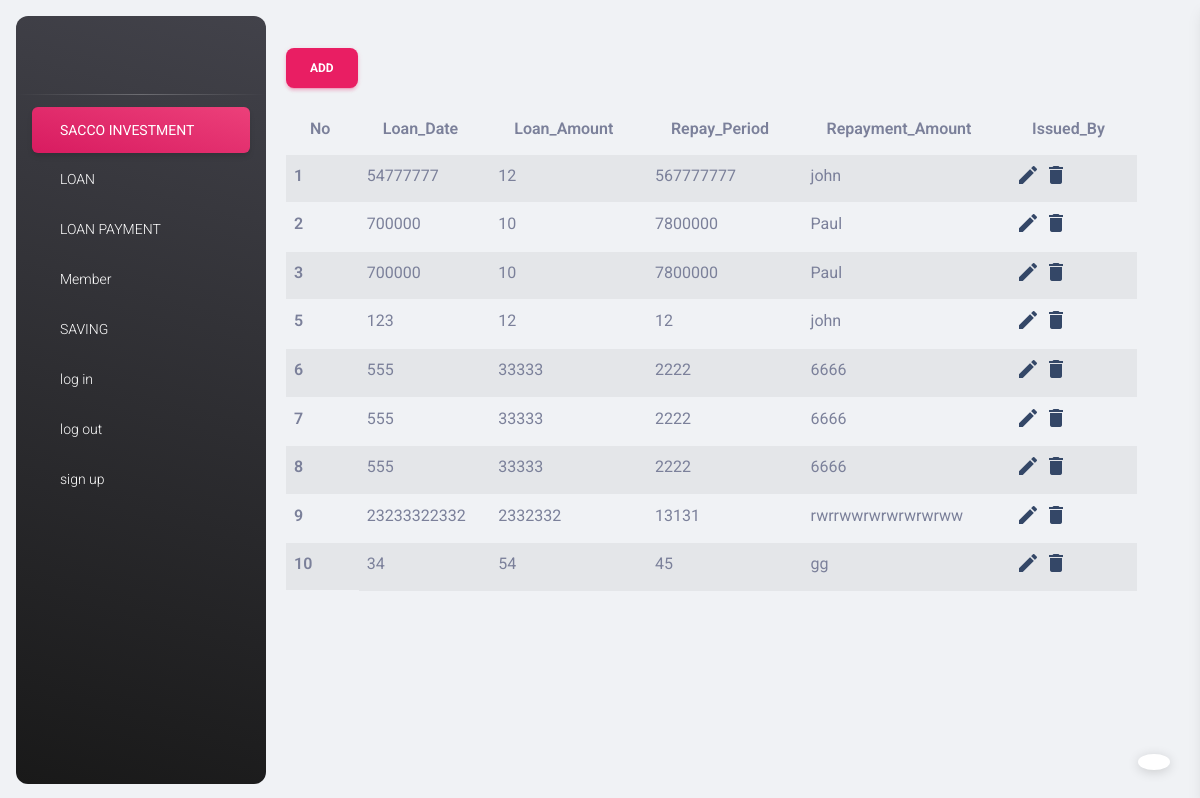
Page /add_loan (signed in) on the committed database.
### my_app/models.py (models this page shows, shortened)
class Loan(models.Model):
    loan_date = models.DateField(auto_now = False)
    member = models.ForeignKey(Member, on_delete = models.CASCADE)
    loan_amount = models.IntegerField()
    repay_period =models.IntegerField()
    repayment_amount  = models.IntegerField()
    issued_by = models.CharField(max_length = 24)

### my_app/views.py (the view)
# urls.py: path('add_loan', add_loan_view, name="add_loan_page"),
@login_required
def add_loan_view(request):
        message=''
        if request.method == "POST":
                loan_form = LoanForm(request.POST)
                if loan_form.is_valid():
                        loan_form.save()
                        messages.success(request, "Loan Added Successfully")
        loan_form = LoanForm()
        loans = Loan.objects.all()
        context = {
                'form':loan_form,
                'msg':message,
                'loans':loans
        }
        return render(request, "add_loan.html", context)

### my_app/models.py (called while the page is built)
    def __str__(self):
        return f"{self.member_name}-{self.gender}-{self.address}-{self.contact}-{self.savings_balance}"

### my_app/templates/add_loan.html (shortened to what this page needs)
{% extends './base.html' %}
{% load static %}
{% load crispy_forms_tags %}
{% block content %}
<link rel="stylesheet" href="https://cdnjs.cloudflare.com/ajax/libs/font-awesome/5.15.4/css/all.min.css" />
<div class="container">
    <form method="post" enctype="multipart/form-data">
        <button type="button" class="btn btn-primary" data-bs-toggle="modal" data-bs-target="#exampleModal">
            Add
        </button>
        <table class="table table-striped">
            <thead>
                <tr>
                    <th scope="col">No</th>
                    <th scope="col">Loan_Date</th>
                    <th scope="col">Loan_Amount</th>
                    <th scope="col">Repay_Period</th>
                    <th scope="col">Repayment_Amount</th>
                    <th scope="col">Issued_By</th>
                    <th scope="col"></th>
                </tr>
            </thead>
            <tbody>
                {% for loan in loans %}
                    <tr>
                        <th scope="row">{{ loan.id }}</th>
                        <td>{{ loan.loan_amount }}</td>
                        <td>{{ loan.repay_period }}</td>
                        <td>{{ loan.repayment_amount }}</td>
                        <td>{{ loan.issued_by }}</td>
                        <td>
                            <a href="{% url 'edit_loan_page' loan.id %}">
                                <i class="material-icons">edit</i>
                            </a>
                            <a href="{% url 'delete_loan_page' loan.id %}" onclick="return confirm('Are you sure you want to delete this agent?')">
                                <i class="material-icons">delete</i>
                            </a>
                        </td>
                    </tr>
                {% endfor %}
            </tbody>
        </table>
    </form>
</div>
{% endblock content %}

### rows in the picture
Loan: id "1", loan_amount "54777777", repay_period "12", repayment_amount "567777777", issued_by "john"
Loan: id "2", loan_amount "700000", repay_period "10", repayment_amount "7800000", issued_by "Paul"
Loan: id "3", loan_amount "700000", repay_period "10", repayment_amount "7800000", issued_by "Paul"
Loan: id "5", loan_amount "123", repay_period "12", repayment_amount "12", issued_by "john"
Loan: id "6", loan_amount "555", repay_period "33333", repayment_amount "2222", issued_by "6666"
Loan: id "7", loan_amount "555", repay_period "33333", repayment_amount "2222", issued_by "6666"
Loan: id "8", loan_amount "555", repay_period "33333", repayment_amount "2222", issued_by "6666"
Loan: id "9", loan_amount "23233322332", repay_period "2332332", repayment_amount "13131", issued_by "rwrrwwrwrwrwrwrww"
Loan: id "10", loan_amount "34", repay_period "54", repayment_amount "45", issued_by "gg"
